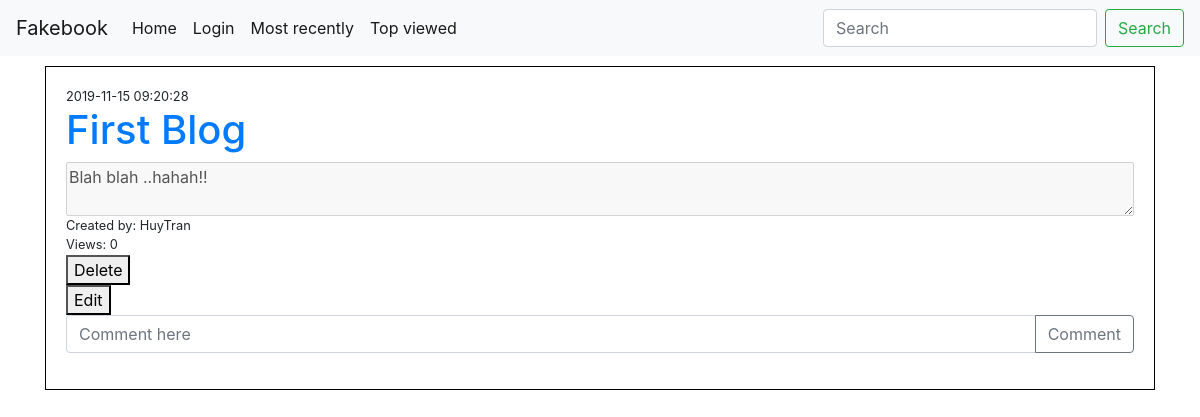
Before: /posts/1 with the older database file.
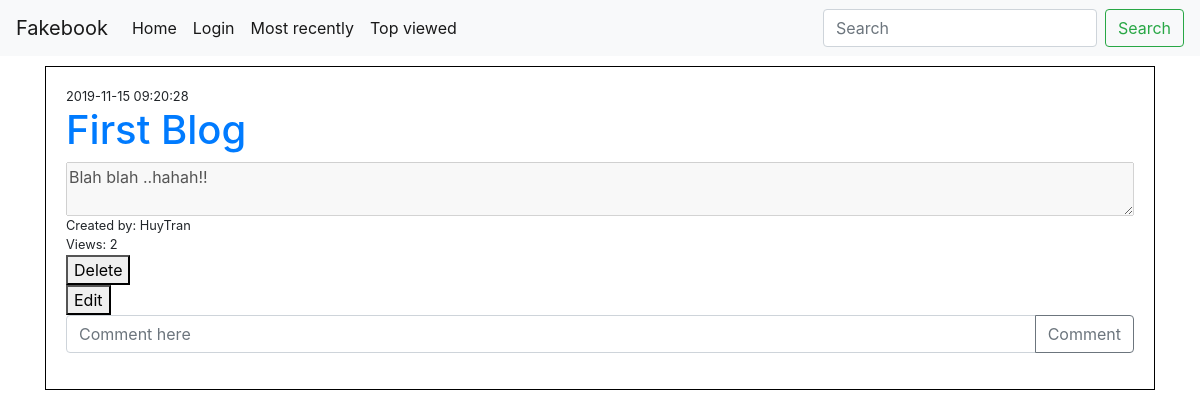
After: the same page with the newer database file.
### app.py (models this page shows)
class Blog(db.Model):
    id = db.Column(db.Integer, primary_key = True)
    title = db.Column(db.String(200),nullable= False)
    body =  db.Column(db.String,nullable= False)
    author = db.Column(db.String,nullable = False)
    created_on = db.Column(db.DateTime, server_default=db.func.now())
    updated_on = db.Column(db.DateTime, server_default=db.func.now(), server_onupdate=db.func.now())
    user_id = db.Column(db.String,nullable = False)
    view_count = db.Column(db.Integer, default=0)

### app.py (the view)
@app.route('/posts/<id>',methods=["GET","POST"])
def view_post(id):
    post = Blog.query.get(id)
    post.view_count +=1
    db.session.commit()
    post.comments = Comment.query.filter_by(blog_id = id).all()
    return render_template('/post.html',post = post, ref = 'view_post')

### templates/post.html
{% extends 'base.html' %}
{% block content %}
<div class="container">
    {% include './views/_post.html' %}
</div>
{% endblock content %}

### templates/views/_post.html (shortened to what this page needs)
<div class='box'>
    <small>{{post.created_on}}</small>
    <h1><a href="{{url_for('view_post', id= post.id)}}">{{post.title}}</a></h1>
    <textarea disabled>{{post.body}}</textarea>
    <small>Created by: {{post.author}}</small>
    <small> Views: {{post.view_count}} </small>
    <form action="{{url_for('delete_blog',b=post.id)}}">
        <button type="submit">Delete</button>
    </form>
    <form  action="{{url_for('edit_post',id=post.id)}}">
        <button type="submit">Edit</button>
    </form>
    <form class="input-group mb-3" method="POST" action="{{url_for('create_comment', id = post.id, ref=ref)}}">
        <input name="body" type="text" class="form-control" placeholder="Comment here" aria-label="Recipient's username"
            aria-describedby="button-addon2">
        <div class="input-group-append">
            <button class="btn btn-outline-secondary" type="submit" id="button-addon2">Comment</button>
        </div>
    </form>
</div>

Changed rows visible on the page:
changed Blog "First Blog": view_count "0" → "2"
